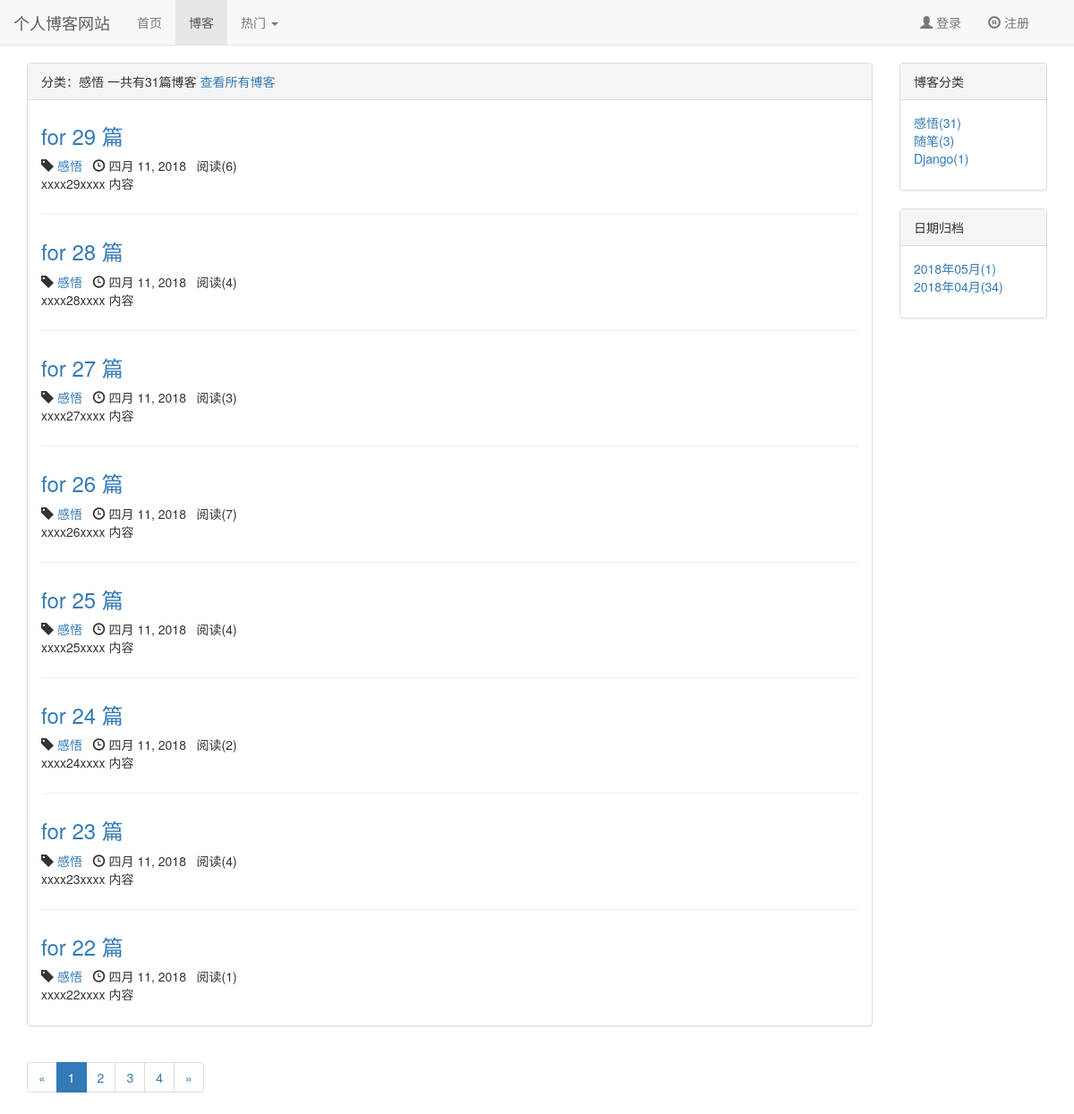
The app's page /blog/type/1, older data.
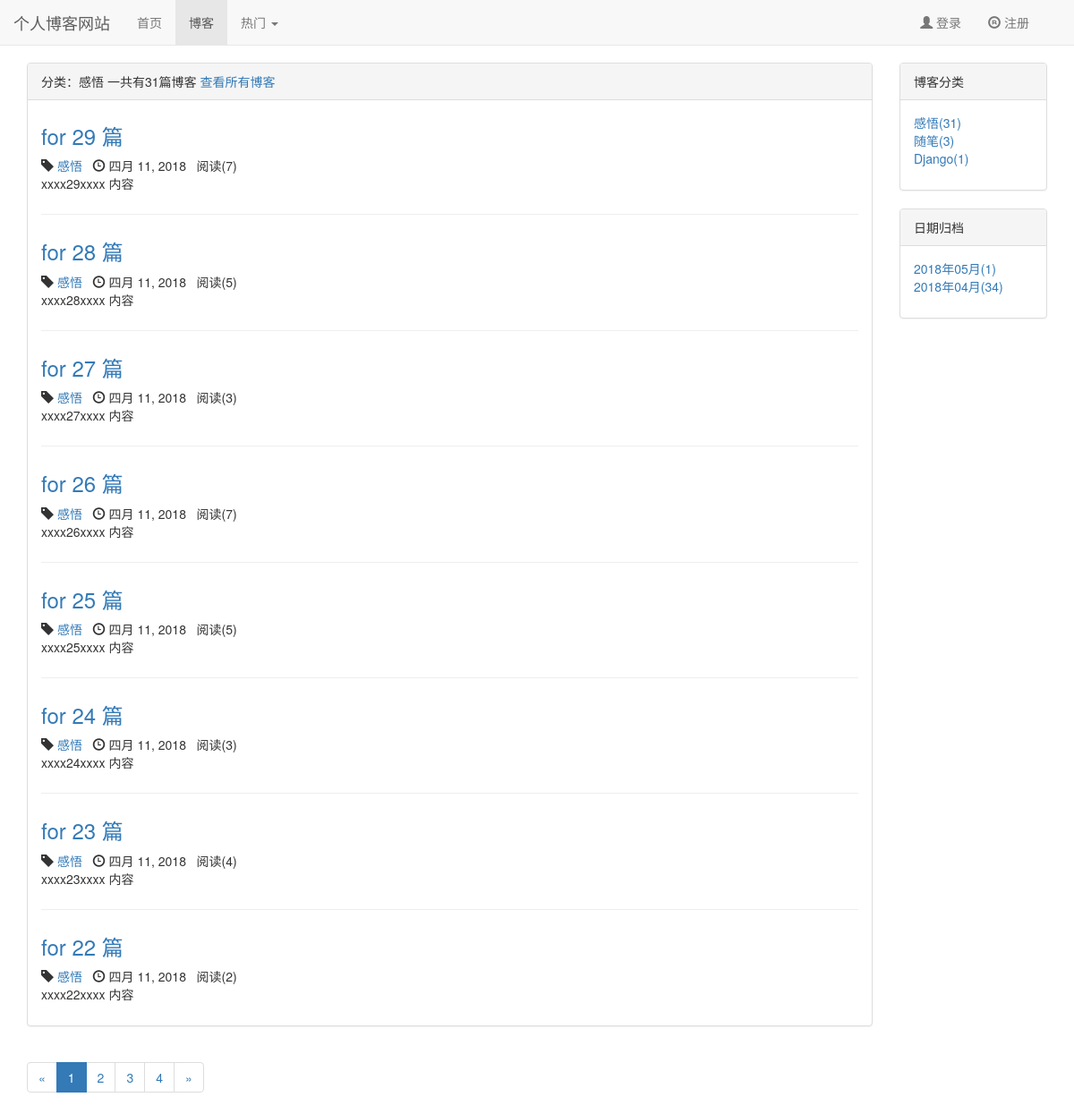
The same page, newer data.
### apps/blog/models.py (models this page shows, shortened)
class Blog(models.Model, ReadNumExpandMethod):
	title = models.CharField(max_length=50)
	content = RichTextUploadingField()
	author = models.ForeignKey(User, on_delete=models.DO_NOTHING)
	blog_type = models.ForeignKey(BlogType, on_delete=models.DO_NOTHING)
	created_time = models.DateTimeField(auto_now_add=True)
	last_update_time = models.DateTimeField(auto_now=True)
	read_details = GenericRelation(ReadDetail)
	class Meta:
		ordering = ['-created_time']

class BlogType(models.Model):
	type_name = models.CharField(max_length=50)

### apps/read_statistics/models.py (models this page shows)
class ReadNum(models.Model):
	read_num = models.IntegerField(default=0)
	content_type = models.ForeignKey(ContentType, on_delete=models.DO_NOTHING)
	object_id = models.PositiveIntegerField()
	content_object = GenericForeignKey('content_type', 'object_id')

### apps/blog/views.py (the view)
# urls.py: path('type/<int:blog_type_pk>', views.blogs_with_type, name='blogs_with_type'),
def blogs_with_type(request, blog_type_pk):
	blog_type = get_object_or_404(BlogType, pk=blog_type_pk)
	blogs_all = Blog.objects.filter(blog_type=blog_type)
	context = blogs_common_data(request, blogs_all)
	context['blog_type'] = blog_type
	for index, bt in enumerate(context['blog_types']):
		if bt == blog_type:
			context['blog_every_type_count'] = context['blog_types'][index].blog_count
			break
	else:
		context['blog_every_type_count'] = 0
	return render(request, 'blog/blogs_with_type.html', context)

### apps/read_statistics/models.py (called while the page is built)
	def get_read_num(self):
		try:
			ct = ContentType.objects.get_for_model(self)
			readnum = ReadNum.objects.get(content_type=ct, object_id=self.pk)
			return readnum.read_num
		except exceptions.ObjectDoesNotExist:
			return 0

### templates/blog/blogs_with_type.html (shortened to what this page needs)
{% extends 'blog/blog_list.html' %}
{% block blog_list_title %}
    分类：{{ blog_type.type_name }} 一共有{{ blog_every_type_count }}篇博客
    <a href="{% url 'blog_list' %}">查看所有博客</a>
{% endblock blog_list_title %}

### templates/blog/blog_list.html (shortened to what the changed rows need)
{% extends 'base.html' %}
{% load staticfiles %}
{% block header_extends %}
    <link rel="stylesheet" href="{% static 'css/blog/blog.css' %}">
{% endblock header_extends %}
{% block content %}
    <div class="container">
        <div class="row">
            <div class="col-xs-12 col-sm-10 col-md-10 col-lg-10">
                <div class="panel panel-default">
                    <div class="panel-body">
                        {% for blog in page_of_blogs.object_list %}
                            <div class="blog">
                                <a href="{% url 'blog_detail' blog.pk %}">
                                    <h3>{{ blog.title }}</h3>
                                </a>
                                <p class="blog-info">
                                    <span class="glyphicon glyphicon-tag"></span> <a
                                        href="{% url 'blogs_with_type' blog.blog_type.pk %}">{{ blog.blog_type.type_name }}</a>&nbsp;&nbsp;
                                    <span class="glyphicon glyphicon-time"></span> {{ blog.created_time|date }}&nbsp;&nbsp;
                                    阅读({{ blog.get_read_num }})
                                </p>
                                <p>{{ blog.content|safe|striptags|truncatechars:120 }}</p>
                            </div>
                        {% empty %}
                            <div class="blog">
                                <h3>--暂无博客，敬请期待--</h3>
                            </div>
                        {% endfor %}
                    </div>
                </div>
            </div>
        </div>
    </div>
{% endblock content %}

Row changes from the older to the newer data that the page shows:
changed through a linked row, Blog "for 29 篇": get_read_num "6" → "7"
changed through a linked row, Blog "for 28 篇": get_read_num "4" → "5"
changed through a linked row, Blog "for 25 篇": get_read_num "4" → "5"
changed through a linked row, Blog "for 24 篇": get_read_num "2" → "3"
changed through a linked row, Blog "for 22 篇": get_read_num "1" → "2"
